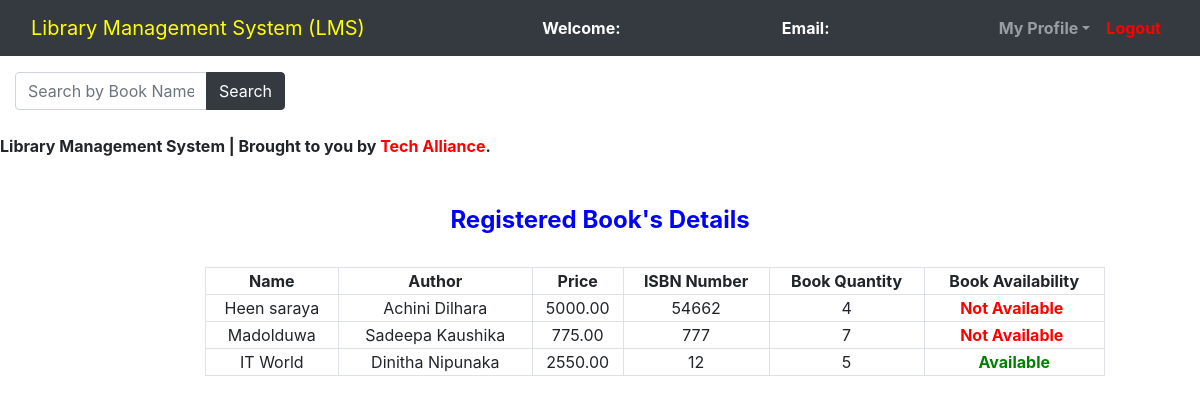
Screenshot of /Regbooks.php with the database file from the repository.
### tables this page shows
CREATE TABLE `books` (
  `book_id` int(11) NOT NULL,
  `book_name` varchar(250) NOT NULL,
  `author_name` varchar(50) NOT NULL,
  `cat_id` int(11) NOT NULL,
  `isbn_no` int(11) NOT NULL,
  `book_price` decimal(10,2) NOT NULL,
  `book_quantity` int(5) NOT NULL,
  `book_availability` tinyint(1) NOT NULL
);

CREATE TABLE `authors` (
  `author_id` int(11) NOT NULL,
  `author_name` varchar(250) NOT NULL
);

### Regbooks.php (the view, shortened to what this page needs)
<?php
	$connection = mysqli_connect("localhost", "root", "");
	$query = "SELECT books.book_name, books.isbn_no, books.book_price, books.book_quantity, books.book_availability, authors.author_name
	          FROM books
	          LEFT JOIN authors ON books.author_name = authors.author_name";
?>
<!DOCTYPE html>
<html>
<head>
	<link rel="stylesheet" type="text/css" href="bootstrap-4.4.1/css/bootstrap.min.css">
</head>
<body>
	<nav class="navbar navbar-expand-lg navbar-dark bg-dark">
		<div class="container-fluid">
			<div class="navbar-header">
				<a class="navbar-brand" href="admin_dashboard.php" style="color:yellow;">Library Management System (LMS)</a>
			</div>
			<font style="color: white"><span><strong>Welcome: <?php echo $_SESSION['name']; ?></strong></span></font>
			<font style="color: white"><span><strong>Email: <?php echo $_SESSION['email']; ?></strong></font>
		    <ul class="nav navbar-nav navbar-right">
		      <li class="nav-item dropdown">
	        	<a class="nav-link dropdown-toggle" data-toggle="dropdown"><b>My Profile</b></a>
		      </li>
		      <li class="nav-item">
		        <a class="nav-link" href="../logout.php" style="color:red;"><b>Logout</b></a>
		      </li>
		    </ul>
		</div>
	</nav>
	<div class="container-fluid">
        <div class="row">
            <div class="col-md-3">
                <form method="GET" action="">
                    <div class="input-group mt-3">
                        <input type="text" class="form-control" name="search" placeholder="Search by Book Name or ISBN">
                        <div class="input-group-append">
                            <button class="btn btn-dark" type="submit">Search</button>
                        </div>
                    </div>
                </form>
            </div>
            <div class="col-md-9">
            </div>
        </div>
    </div>
	<br>
	<span><marquee><b>Library Management System | Brought to you by <span style="color:red;">Tech Alliance</span>.</b></marquee></span><br><br>
	<center><h4 style="color:blue;"><b>Registered Book's Details</b></h4><br></center>
	<div class="row">
		<div class="col-md-2"></div>
		<div class="col-md-8">
			<form>
				<table class="table-bordered" width="900px" style="text-align: center">
					<tr>
						<th>Name</th>
						<th>Author</th>
						<th>Price</th>
						<th>ISBN Number</th>
						<th>Book Quantity</th>
						<th>Book Availability</th>
					</tr>
					<?php
						$query_run = mysqli_query($connection, $query);
						while ($row = mysqli_fetch_assoc($query_run)){
							?>
							<tr>
								<td><?php echo $row['book_name']; ?></td>
								<td><?php echo $row['author_name']; ?></td>
								<td><?php echo $row['book_price']; ?></td>
								<td><?php echo $row['isbn_no']; ?></td>
								<td><?php echo $row['book_quantity']; ?></td>
								<td>
									<?php
										if ($row['book_availability'] == 0) {
											echo '<span class="not-available"><b>Not Available</b></span>';
										} elseif ($row['book_availability'] == 1) {
											echo '<span class="available"><b>Available</b></span>';
										} else {
											echo "Status Unknown";
										}
									?>
								</td>
							</tr>
							<?php
						}
					?>
				</table>
			</form>
		</div>
		<div class="col-md-2"></div>
	</div>
</body>
</html>

### Regbooks.php (style rules this page uses)
.not-available { color: red; margin-right: 5px; }
.available { color: green; }

### rows the page displays
books: book_name "Heen saraya", authors.author_name "Achini Dilhara", book_price "5000.00", isbn_no "54662", book_quantity "4", book_availability "Not Available"
books: book_name "Madolduwa", authors.author_name "Sadeepa Kaushika", book_price "775.00", isbn_no "777", book_quantity "7", book_availability "Not Available"
books: book_name "IT World", authors.author_name "Dinitha Nipunaka", book_price "2550.00", isbn_no "12", book_quantity "5", book_availability "Available"
